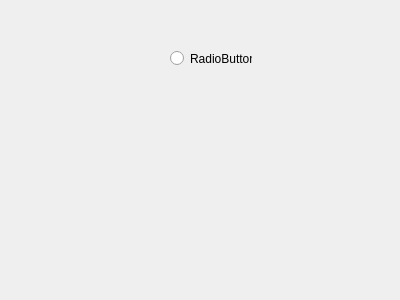
<?xml version="1.0" encoding="UTF-8"?>
<ui version="4.0">
 <class>Form</class>
 <widget class="QWidget" name="Form">
  <property name="geometry">
   <rect>
    <x>0</x>
    <y>0</y>
    <width>400</width>
    <height>300</height>
   </rect>
  </property>
  <property name="windowTitle">
   <string>Form</string>
  </property>
  <widget class="QRadioButton" name="radioButton">
   <property name="geometry">
    <rect>
     <x>170</x>
     <y>50</y>
     <width>82</width>
     <height>17</height>
    </rect>
   </property>
   <property name="text">
    <string>RadioButton</string>
   </property>
  </widget>
 </widget>
 <resources/>
 <connections/>
</ui>
